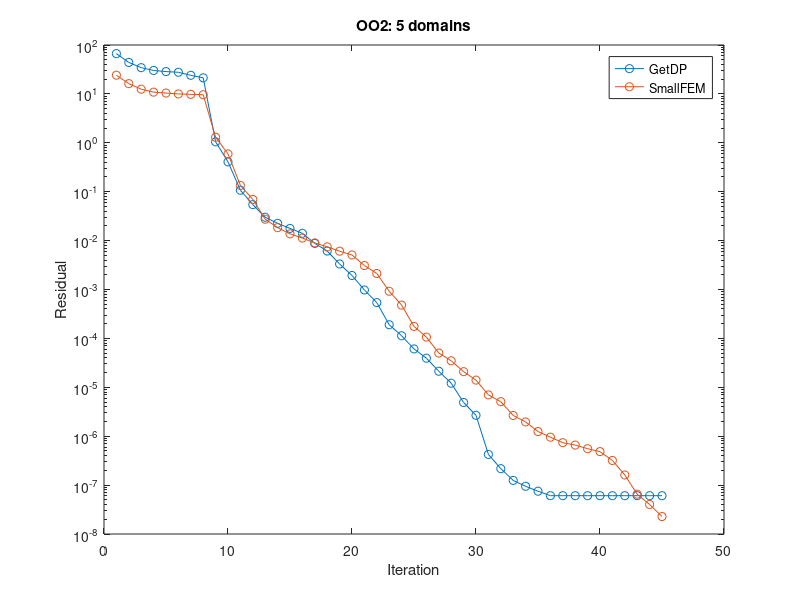

The MATLAB source for this figure:
%%%%%%%%%%%%%%%%%%%%%%%
%% GetDP vs SmallFEM %%
%% OO2: 5 domains    %%
%%%%%%%%%%%%%%%%%%%%%%%

clear all;
close all;

getdp = ...
    [
        6.664206227028e+01
        4.400852039735e+01
        3.439942241516e+01
        3.014457552298e+01
        2.860451977958e+01
        2.768452094985e+01
        2.400426435859e+01
        2.130457357990e+01
        1.046810025772e+00
        4.081625245213e-01
        1.071320617419e-01
        5.449111669187e-02
        3.002919488903e-02
        2.256067720174e-02
        1.774865284289e-02
        1.408780981345e-02
        8.772103035566e-03
        6.112320882022e-03
        3.326466147644e-03
        1.935398289210e-03
        9.777130104577e-04
        5.394215321563e-04
        1.902509568229e-04
        1.133468405721e-04
        6.097362195585e-05
        3.938863602608e-05
        2.131997507850e-05
        1.211674373114e-05
        4.894993249590e-06
        2.675994682625e-06
        4.243284476276e-07
        2.168597073628e-07
        1.248336850492e-07
        9.457676431322e-08
        7.499008566900e-08
        6.074719226764e-08
    ];

smallfem = ...
    [
        2.413758714057e+01
        1.620907394337e+01
        1.249466313603e+01
        1.086394656120e+01
        1.041258715759e+01
        9.991345078630e+00
        9.797285839679e+00
        9.613753359544e+00
        1.299692340098e+00
        5.932109177157e-01
        1.344899894225e-01
        6.966577771435e-02
        2.737910029857e-02
        1.841551710828e-02
        1.376387862624e-02
        1.126870836627e-02
        8.970025694264e-03
        7.448358162931e-03
        6.073734142189e-03
        5.084546278916e-03
        3.091799407751e-03
        2.126689684731e-03
        9.207631546057e-04
        4.805649737095e-04
        1.759724500859e-04
        1.063046967081e-04
        5.015901500974e-05
        3.483606053865e-05
        2.088079948905e-05
        1.404075517897e-05
        6.997886341569e-06
        5.082734288386e-06
        2.656172781853e-06
        1.959220800819e-06
        1.247335842468e-06
        9.549592687556e-07
        7.376593138712e-07
        6.588261888983e-07
        5.555656163213e-07
        4.841701712324e-07
        3.190478386561e-07
        1.612398521618e-07
        6.519958209882e-08
        4.017298574262e-08
        2.275704726508e-08
    ];

it = [1:size(smallfem, 1)];

getdp(end:size(smallfem, 1)) = getdp(end);

semilogy(it, [getdp, smallfem], '-o');
legend({'GetDP', 'SmallFEM'});
title('OO2: 5 domains');
xlabel('Iteration');
ylabel('Residual');
